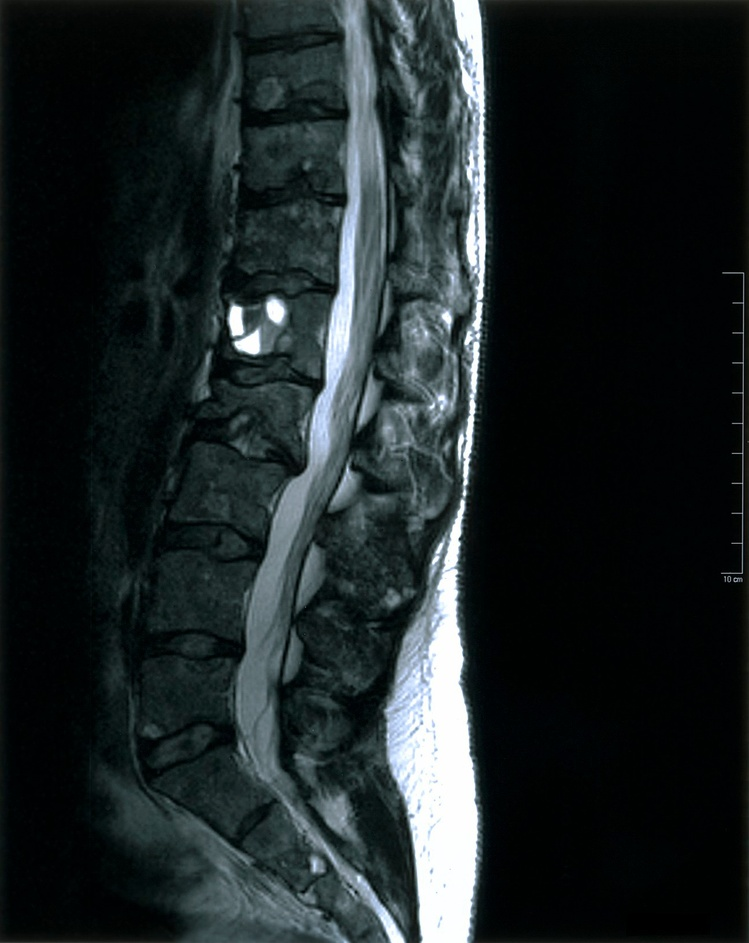
%> input picture PCA/originalimage.jpg, 749 x 943 px, shrunk from 1296 x 1632 before the run
$ octave pcaimagecompression.m   (GNU Octave 9; MATLAB toolbox functions it lacks are replaced by stand-ins)
%> lines starting %> are read from the running program, lines starting %| are printed output that depends on the picture
clear;
clc;


% Start of PCA code,

Data = imread('originalimage.jpg');
%> Data is the input picture: size 943x749x3 uint8; mean R, G, B 29.5, 37, 38.3
Data_R = Data( :, :, 1);
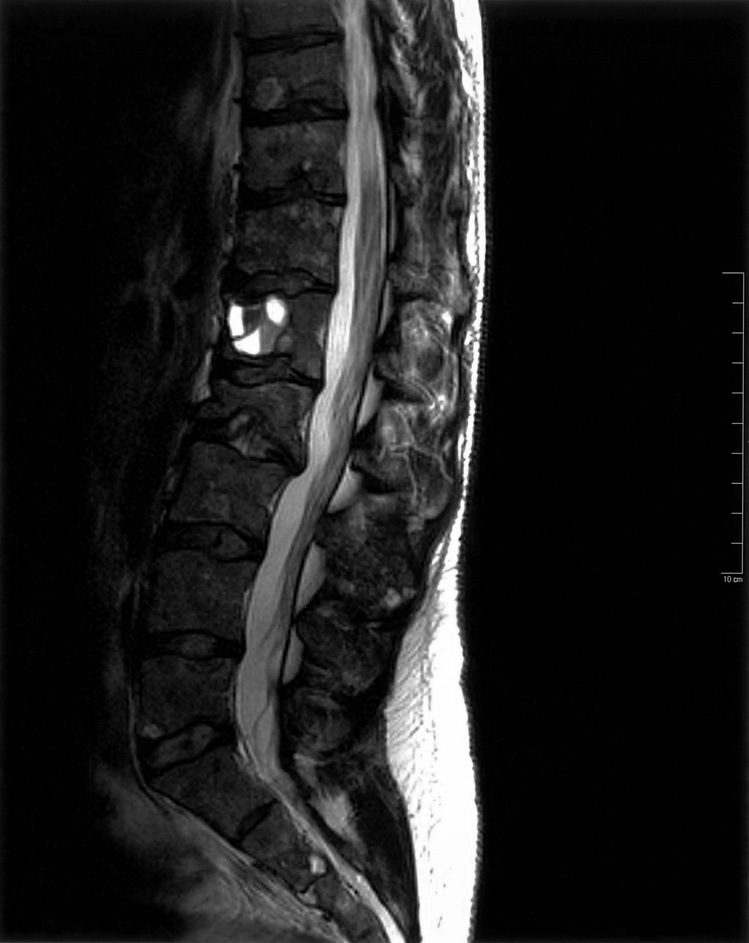
%> Data_R: size 943x749 uint8; min 0, max 255, mean 29.5
Data_RD = double(Data_R);
Data_G = Data( :, :, 2);
Data_GD = double(Data_G);
Data_B = Data( :, :, 3);
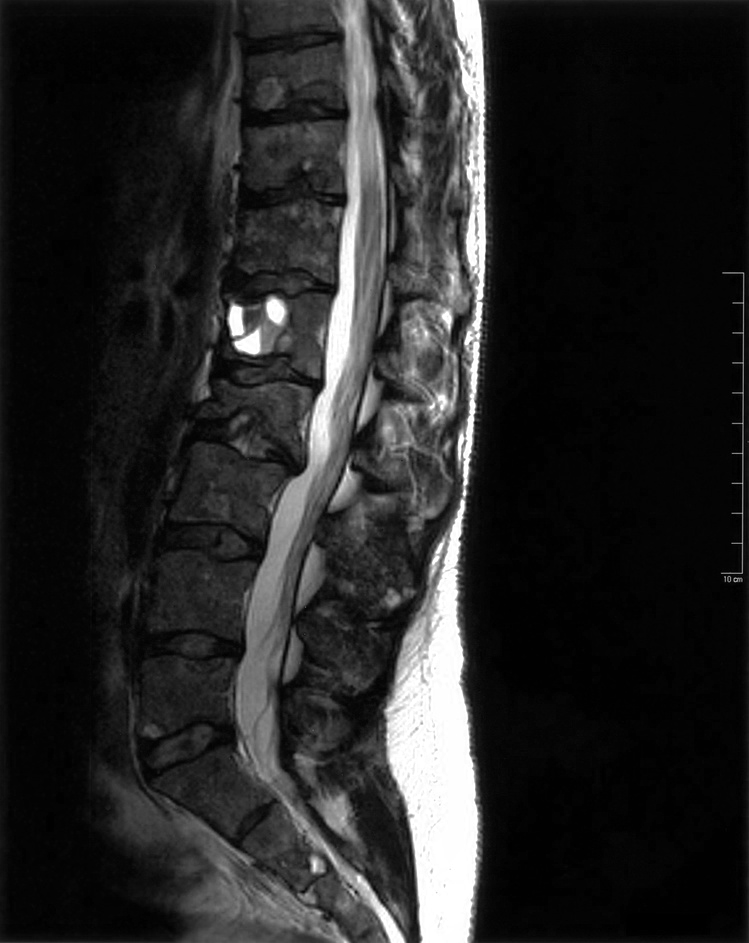
%> Data_B: size 943x749 uint8; min 0, max 255, mean 38.3
Data_BD = double(Data_B);
%figure,
%set(gcf,'numbertitle','off','name','Grayscale Image'),
%imshow(Data_RD)
Data_meanR = mean(Data_RD);
%> Data_meanR = 749 values, max 157.8 at index 456, min 0.706 at index 540, mean 29.5
[aR bR] = size(Data_R);
%> aR = 943; bR = 749
Data_meanNewR = repmat(Data_meanR,aR,1);
DataAdjustR = Data_RD - Data_meanNewR;
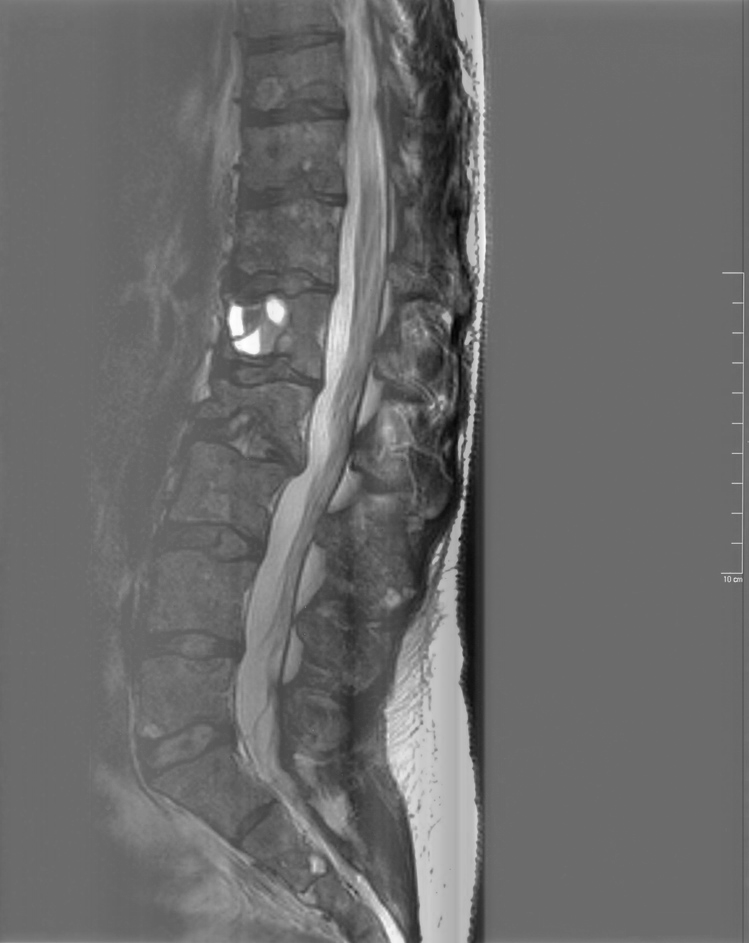
%> DataAdjustR: size 943x749 double; min -157.8, max 215.5, mean 0; drawn with min black and max white
cov_dataR = cov(DataAdjustR);
[VR, DR] = eig(cov_dataR);
V_transR = transpose(VR);
DataAdjust_transR = transpose(DataAdjustR);
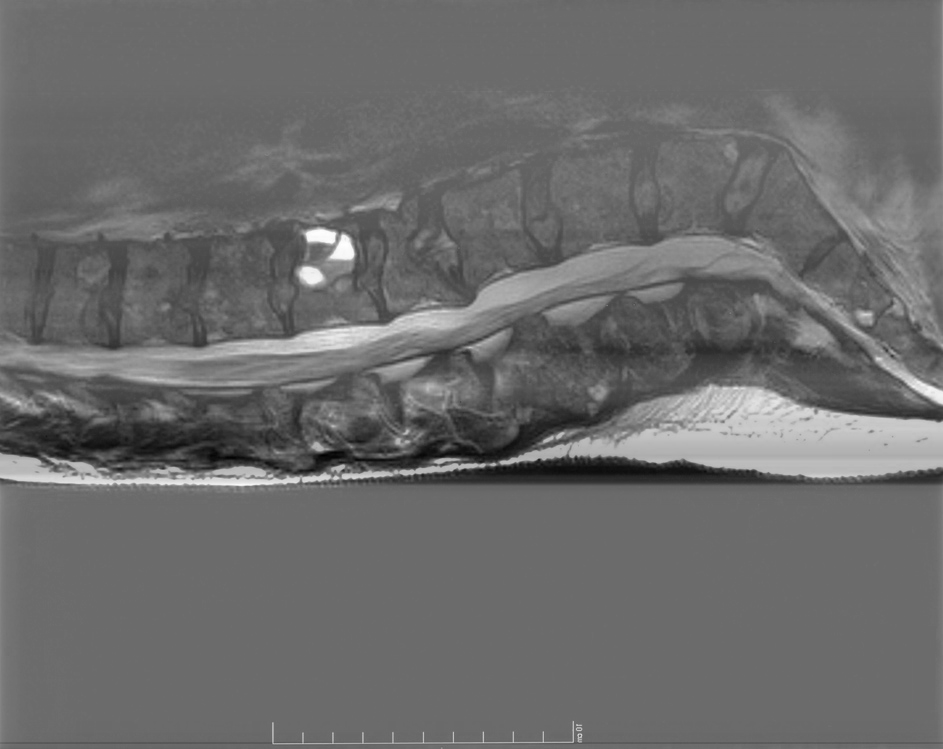
%> DataAdjust_transR: size 749x943 double; min -157.8, max 215.5, mean 0; mean of the top-left, top-right, bottom-left and bottom-right quarters 0.2, -0.2, -6.1, 6.1; drawn with min black and max white
FinalDataR = V_transR * DataAdjust_transR;

%figure,
%set(gcf,'numbertitle','off','name','Grayscale Image'),
%imshow(Data_GD)
Data_meanG = mean(Data_GD);
%> Data_meanG = 749 values, max 167.1 at index 456, min 2.3 at index 703, mean 37.05
[aG bG] = size(Data_G);
%> aG = 943; bG = 749
Data_meanNewG = repmat(Data_meanG,aG,1);
DataAdjustG= Data_GD - Data_meanNewG;
cov_dataG = cov(DataAdjustG);
[VG, DG] = eig(cov_dataG);
V_transG = transpose(VG);
DataAdjust_transG = transpose(DataAdjustG);
FinalDataG = V_transG * DataAdjust_transG;

%figure,
%set(gcf,'numbertitle','off','name','Grayscale Image'),
%imshow(Data_GD)
Data_meanB = mean(Data_BD);
%> Data_meanB = 749 values, max 169.3 at index 456, min 2.58 at index 540, mean 38.32
[aB bB] = size(Data_B);
%> aB = 943; bB = 749
Data_meanNewB = repmat(Data_meanB,aB,1);
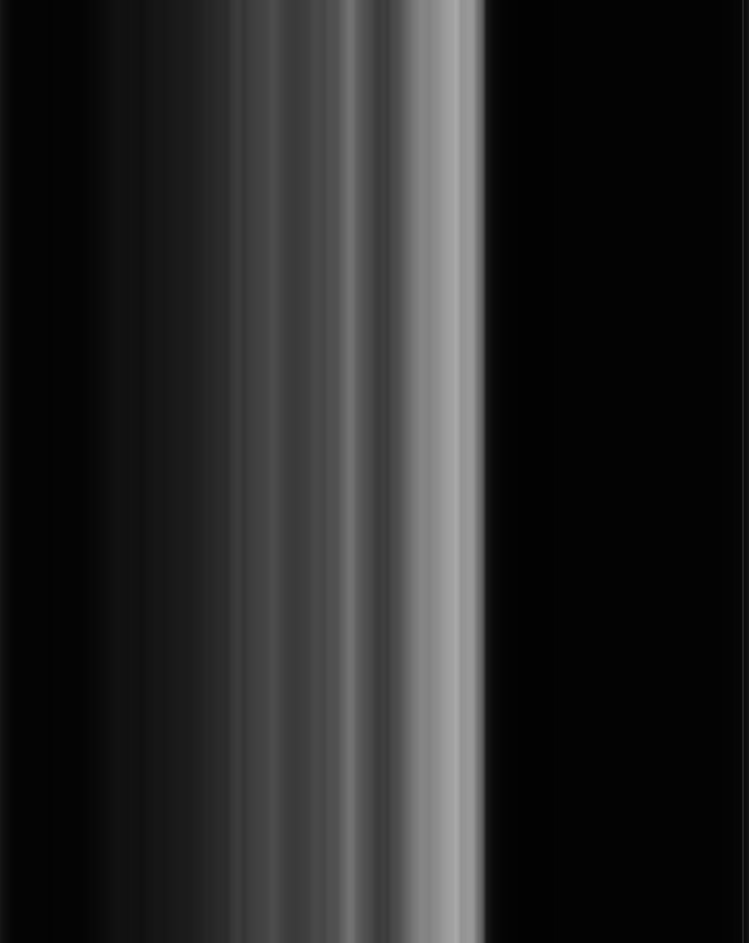
%> Data_meanNewB: size 943x749 double; min 2.58, max 169.3, mean 38.3
DataAdjustB= Data_BD - Data_meanNewB;
cov_dataB = cov(DataAdjustB);
[VB, DB] = eig(cov_dataB);
V_transB = transpose(VB);
DataAdjust_transB = transpose(DataAdjustB);
FinalDataB = V_transB * DataAdjust_transB;

% End of PCA code

% Start of Inverse PCA code,
OriginalData_transR = inv(V_transR) * FinalDataR;
OriginalDataR = transpose(OriginalData_transR) + Data_meanNewR;
%figure,
%set(gcf,'numbertitle','off','name','RecoveredImage'),
%imshow(OriginalDataR)
% End of Inverse PCA code

% Start of Inverse PCA code,
OriginalData_transG = inv(V_transG) * FinalDataG;
OriginalDataG = transpose(OriginalData_transG) + Data_meanNewG;
%figure,
%set(gcf,'numbertitle','off','name','RecoveredImage'),
%imshow(OriginalDataG)
% End of Inverse PCA code

% Start of Inverse PCA code,
OriginalData_transB = inv(V_transB) * FinalDataB;
OriginalDataB = transpose(OriginalData_transB) + Data_meanNewB;
%figure,
%set(gcf,'numbertitle','off','name','RecoveredImage'),
%imshow(OriginalDataB)
% End of Inverse PCA code


% Image compression

PCs=input('Enter number of PC colomuns needed?  ');
%> the answer given: 3
PCsR = bR - PCs;
%> PCsR = 746
Reduced_VR = VR;

PCsG = bG - PCs;
%> PCsG = 746
Reduced_VG = VG;

PCsB = bB - PCs;
%> PCsB = 746
Reduced_VB = VB;

for i = 1:PCsR,
  Reduced_VR(:,1) =[];
end
%> after the loop, Reduced_VR = 749 rows, first 12: [-0.0031 -0.000756 -0.00629; -0.0029 -0.00129 -0.00522; -0.00279 -0.00206 -0.00351; -0.00246 -0.00196 -0.00286; -0.0021 -0.00232 -0.0023; -0.00204 -0.00224 -0.00211; -0.00182 -0.00217 -0.00165; -0.00186 -0.002 -0.00165; -0.00128 -0.0011 -0.000939; -0.00106 -0.00102 -0.000564; -0.000798 -0.000821 -0.000228; -0.000722 -0.000827 -0.000119]

for i = 1:PCsG,
  Reduced_VG(:,1) =[];
end
%> after the loop, Reduced_VG = 749 rows, first 12: [-0.00227 0.00186 -0.00504; -0.00197 0.00237 -0.00391; -0.0016 0.0024 -0.0027; -0.0012 0.00204 -0.00208; -0.000562 0.00102 -0.00232; -0.000422 0.000681 -0.00232; -0.000525 0.00081 -0.0023; -0.000637 0.000683 -0.00237; -0.00104 0.00052 -0.00204; -0.000807 0.000472 -0.00179; -0.00102 0.000566 -0.00165; -0.00112 0.000648 -0.00153]

for i = 1:PCsB,
  Reduced_VB(:,1) =[];
end
%> after the loop, Reduced_VB = 749 rows, first 12: [0.00156 7.2e-05 -0.00435; 0.00129 -0.000551 -0.00325; 0.00144 -0.00116 -0.00207; 0.00119 -0.00106 -0.0014; 0.00117 -0.00165 -0.00125; 0.00108 -0.00145 -0.00114; 0.00108 -0.00075 -0.00212; 0.00122 -0.000552 -0.00221; 0.000883 -1.37e-05 -0.00238; 0.00067 8.41e-05 -0.00215; 0.000721 4.9e-05 -0.00208; 0.000794 -1.38e-05 -0.00198]

YR=Reduced_VR'* DataAdjust_transR;
%> YR = 943 columns, first 8: [-72.7 -88.37 -102.1 -115.5 -136.6 -148.9 -151.4 -153.1; -358.2 -352.5 -352.4 -354.1 -353.2 -359.6 -364.3 -373.4; -201.2 -218.3 -235.2 -253.9 -279.8 -292 -294.9 -292.7]
Compressed_DataR=Reduced_VR*YR;
Compressed_DataR = Compressed_DataR' + Data_meanNewR;

YG=Reduced_VG'* DataAdjust_transG;
%> YG = 943 columns, first 8: [-95.3 -111.3 -122.8 -135 -154.5 -167 -172.9 -176.5; 313.3 305.5 307.1 307.2 307.7 311.7 321.7 330.7; -226.5 -242.6 -257.6 -276.3 -300.6 -312.4 -309.8 -306.3]
Compressed_DataG=Reduced_VG*YG;
Compressed_DataG = Compressed_DataG' + Data_meanNewG;

YB=Reduced_VB'* DataAdjust_transB;
%> YB = 943 columns, first 8: [99.12 117.2 130.8 146 165.1 179.9 186 190.4; -268.6 -263.9 -268.5 -271.4 -272.3 -280.2 -291 -303.5; -264.2 -278.8 -289.1 -304.3 -325.1 -334.9 -333.9 -331.1]
Compressed_DataB=Reduced_VB*YB;
Compressed_DataB = Compressed_DataB' + Data_meanNewB;

H=cat(3,Compressed_DataR,Compressed_DataG,Compressed_DataB);
figure;
imshow(uint8(H));
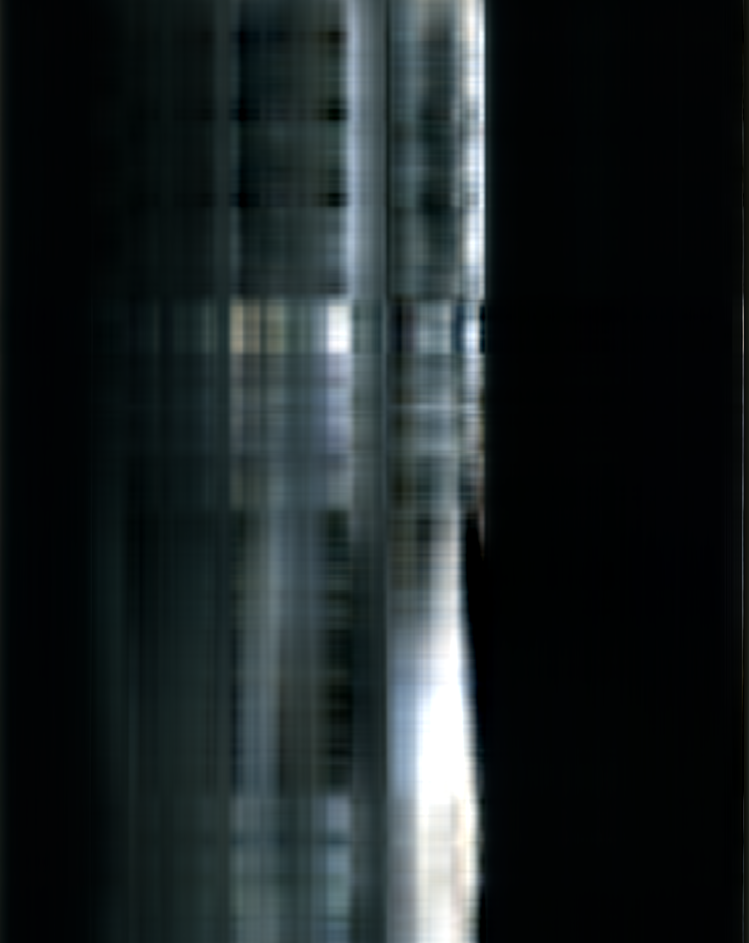
%> displayed picture: size 943x749x3, on the screen's scale of 0 to 255; mean R, G, B 29.5, 37, 38.2
imwrite(uint8(H),sprintf('pcacompressedimage%02d.jpg',PCs),'jpg');
%figure,
%set(gcf,'numbertitle','off','name','Compressed Image'),
%imshow(Compressed_DataR)
